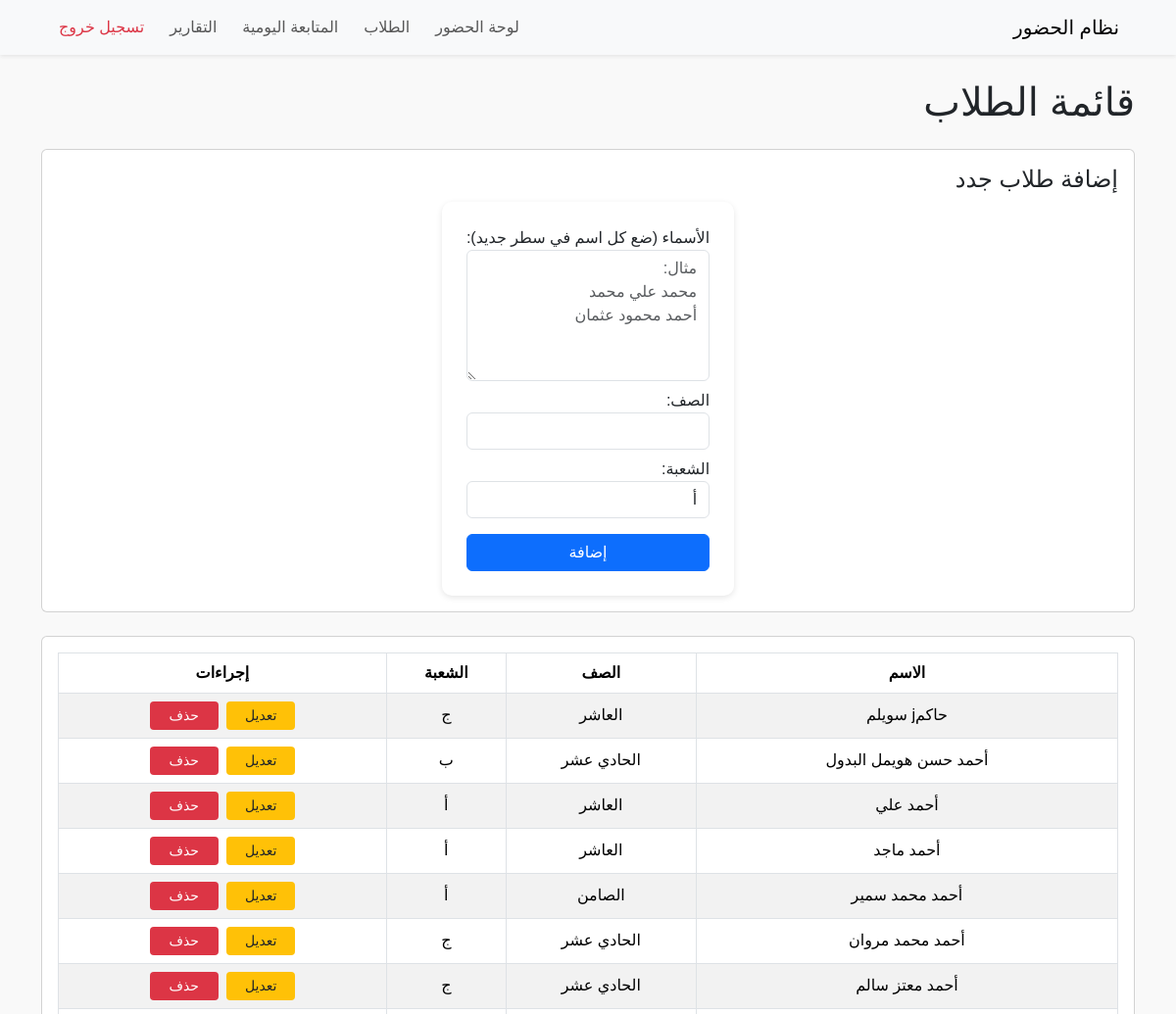
Before: /students (upper part) with the older database file.
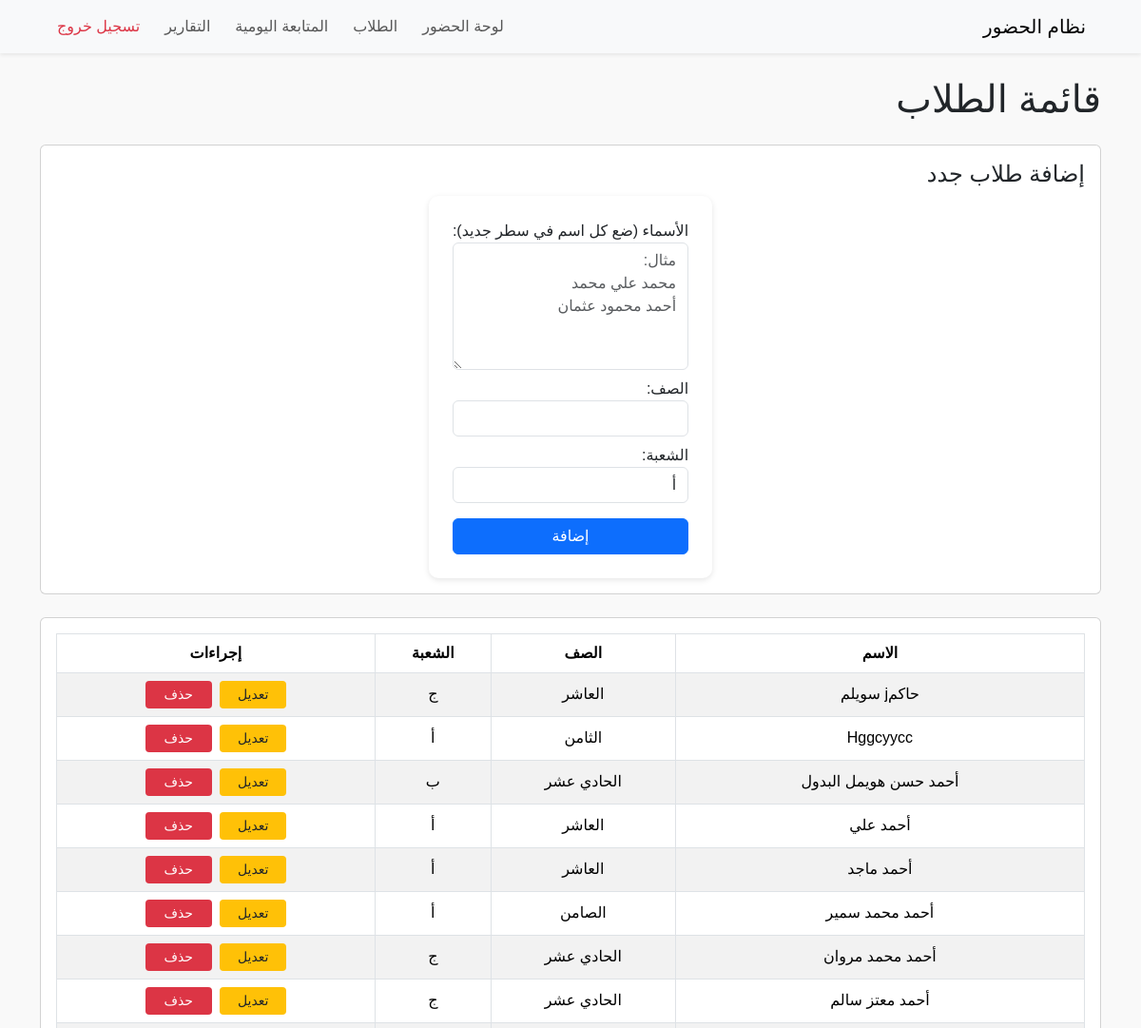
After: the same page with the newer database file.
### tables this page shows
CREATE TABLE students (
    id INTEGER PRIMARY KEY AUTOINCREMENT,
    student_name TEXT NOT NULL,
    username TEXT,
    password TEXT
, class_name TEXT, section TEXT, school_id INTEGER REFERENCES schools(id));

### students.py (the view, shortened to what this page needs)
def students():
    conn = get_db_connection()
    students_list = conn.execute('SELECT * FROM students ORDER BY student_name').fetchall()
    conn.close()
    return render_template('students.html', students=students_list)

### db.py (called while the page is built)
def get_db_connection():
    conn = sqlite3.connect(DB_NAME)
    conn.row_factory = sqlite3.Row
    return conn

### templates/students.html (shortened to what this page needs)
{% include 'partials/header.html' %}
{% include 'partials/navbar.html' %}
<div class="container mt-4">
    <h1 class="mb-4">قائمة الطلاب</h1>
    <div class="card mb-4 p-3">
        <h4>إضافة طلاب جدد</h4>
        <form method="POST" id="addStudentForm">
            <div class="mb-2">
                <label>الأسماء (ضع كل اسم في سطر جديد):</label>
                <textarea name="student_names" rows="5" class="form-control" placeholder="مثال:&#10;محمد علي محمد&#10;أحمد محمود عثمان" required></textarea>
            </div>
            <div class="mb-2">
                <label>الصف:</label>
                <input type="text" name="class_name" required class="form-control">
            </div>
            <div class="mb-2">
                <label>الشعبة:</label>
                <select name="section" required class="form-control">
                    <option value="أ">أ</option>
                </select>
            </div>
            <button type="submit" class="btn btn-primary mt-2">إضافة</button>
        </form>
    </div>
    <div class="card p-3">
        <table class="table table-bordered table-striped">
            <thead>
                <tr>
                    <th>الاسم</th>
                    <th>الصف</th>
                    <th>الشعبة</th>
                    <th>إجراءات</th>
                </tr>
            </thead>
            <tbody>
                {% for student in students %}
                <tr data-student-id="{{ student.id }}">
                    <td class="name">{{ student.student_name }}</td>
                    <td class="class">{{ student.class_name }}</td>
                    <td class="section">{{ student.section }}</td>
                    <td>
                        <button class="btn btn-sm btn-warning editBtn">تعديل</button>
                        <button class="btn btn-sm btn-danger deleteBtn">حذف</button>
                    </td>
                </tr>
                {% endfor %}
            </tbody>
        </table>
    </div>
</div>
{% include 'partials/footer.html' %}

Changed rows visible on the page:
added students: student_name "Hggcyycc", class_name "الثامن", section "أ"
